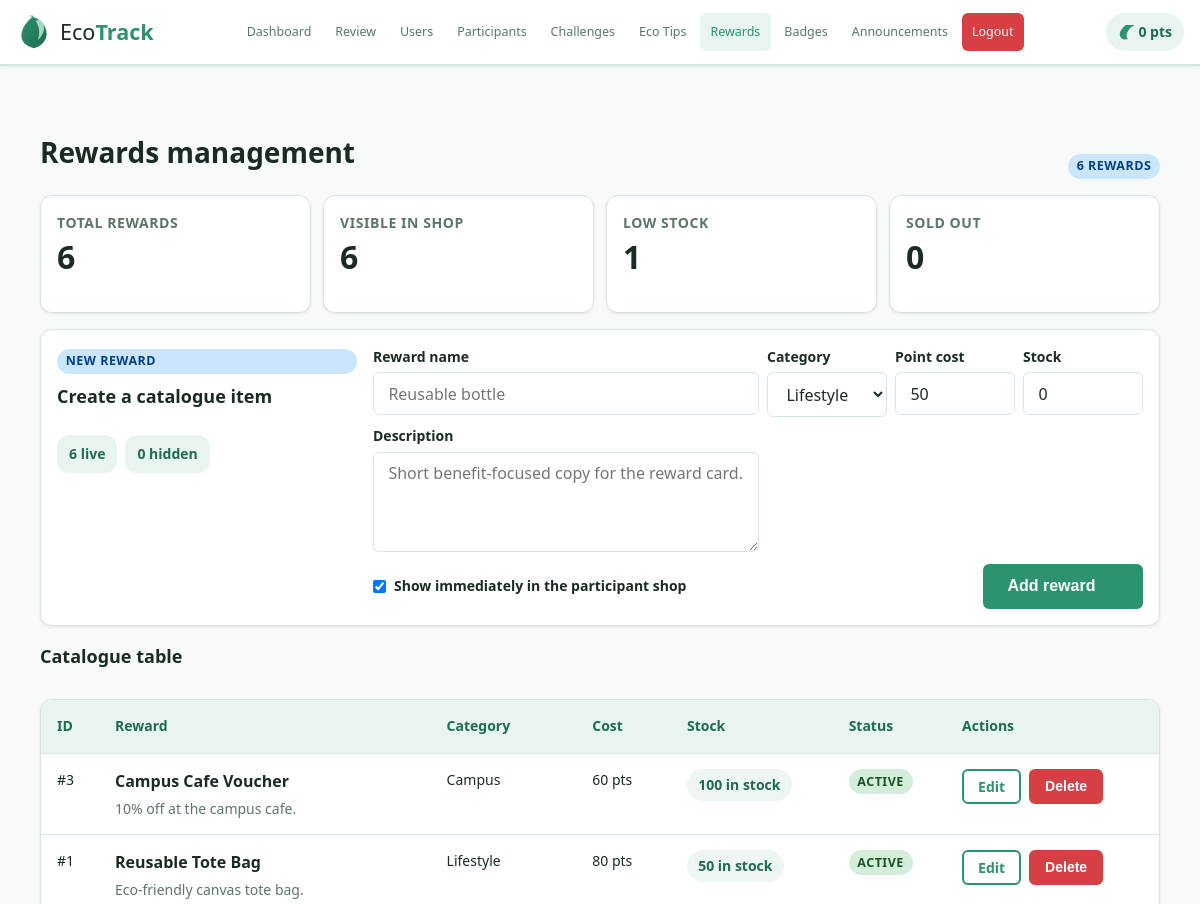
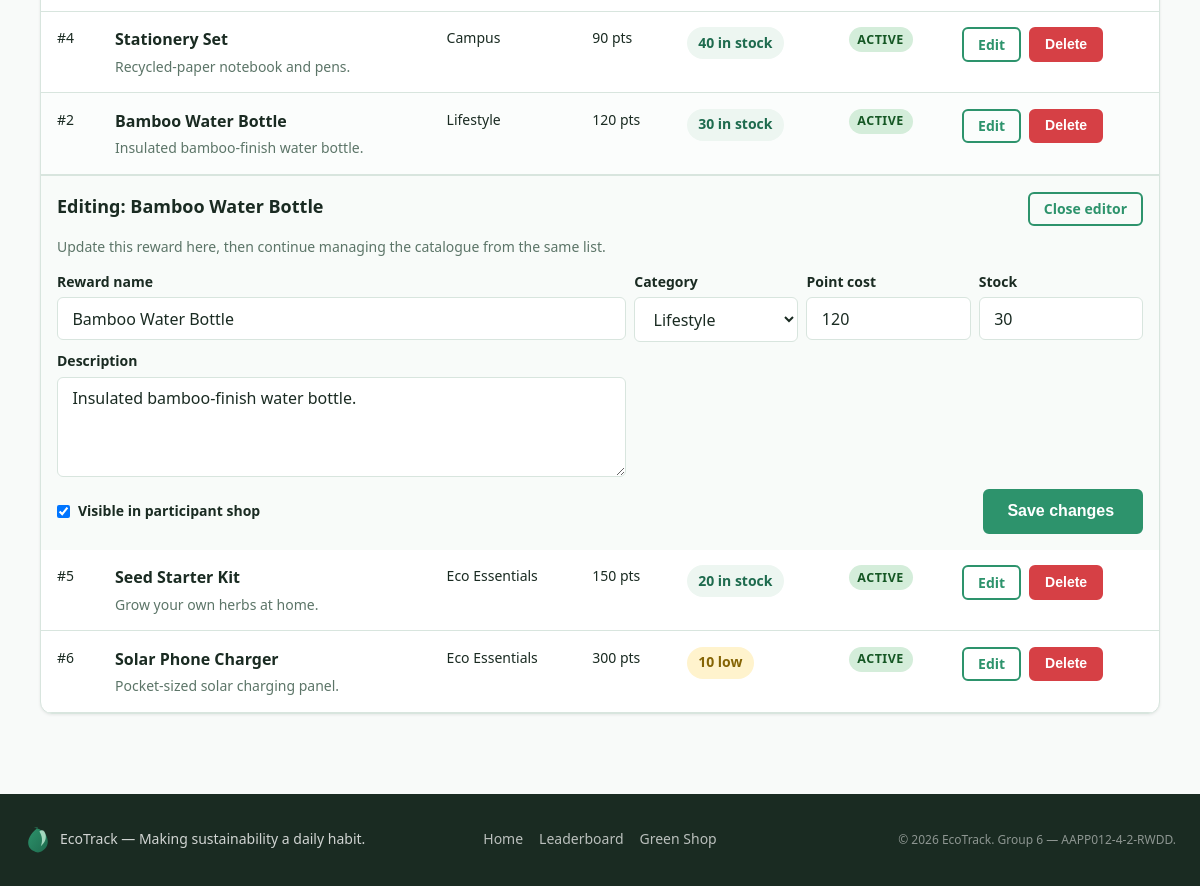
Page /admin/rewards_management.php?edit_reward=2 (signed in) on the committed database (2 pictures, top to bottom).
### tables this page shows
CREATE TABLE IF NOT EXISTS users (
  user_id INT AUTO_INCREMENT PRIMARY KEY,
  username VARCHAR(50) NOT NULL UNIQUE,
  email VARCHAR(100) NOT NULL UNIQUE,
  password VARCHAR(255) NOT NULL,
  role ENUM('participant','moderator','admin') NOT NULL DEFAULT 'participant',
  points INT NOT NULL DEFAULT 0,
  streak INT NOT NULL DEFAULT 0,
  last_checkin DATE DEFAULT NULL,
  avatar VARCHAR(255) DEFAULT NULL,
  created_at DATETIME DEFAULT CURRENT_TIMESTAMP
);

CREATE TABLE IF NOT EXISTS rewards (
  reward_id INT AUTO_INCREMENT PRIMARY KEY,
  name VARCHAR(150) NOT NULL,
  description TEXT,
  image VARCHAR(255) DEFAULT NULL,
  category ENUM('Lifestyle','Campus','Eco Essentials') DEFAULT 'Lifestyle',
  point_cost INT NOT NULL DEFAULT 50,
  stock INT NOT NULL DEFAULT 0,
  active TINYINT(1) DEFAULT 1,
  created_at DATETIME DEFAULT CURRENT_TIMESTAMP
);

### admin/rewards_management.php (the view, shortened to what the rows shown need)
<?php
require_once __DIR__ . '/../database/db.php';
require_once __DIR__ . '/../includes/functions.php';
$pdo = getPDO();
$rewardCategories = ['Lifestyle', 'Campus', 'Eco Essentials'];
$rewardForm = [
    'name' => '',
    'description' => '',
    'category' => 'Lifestyle',
    'point_cost' => '50',
    'stock' => '0',
    'active' => '1',
];
$list = $pdo->query('SELECT * FROM rewards ORDER BY active DESC, point_cost ASC, reward_id ASC')->fetchAll() ?: [];
$editingRewardId = max(0, (int)($_GET['edit_reward'] ?? 0));
$buildRewardsManagementUrl = static function (array $overrides = []) use ($editingRewardId): string {
    $params = [
        'edit_reward' => $editingRewardId,
    ];
    foreach ($overrides as $key => $value) {
        $params[$key] = $value;
    }
    if (($params['edit_reward'] ?? 0) <= 0) {
        unset($params['edit_reward']);
    }
    $query = http_build_query($params);
    return 'rewards_management.php' . ($query ? '?' . $query : '');
};
require_once __DIR__ . '/../layout/header.php';
?>
<div class="container page-shell reward-admin-shell">
  <div class="section-header reward-admin-header">
    <div>
      <h1 class="section-header__title">Rewards management</h1>
    </div>
  </div>
  <section class="card reward-admin-studio">
      <div class="reward-admin-studio-layout">
      <div class="reward-admin-panel__intro reward-admin-panel__intro--compact">
        <h2 class="card-title">Create a catalogue item</h2>
      </div>
      <form method="POST" class="reward-admin-form">
        <div class="reward-admin-form-grid">
          <div class="form-group reward-admin-form-group">
            <label for="create_point_cost">Point cost</label>
            <input type="number" id="create_point_cost" name="point_cost" min="1" value="<?= sanitise($rewardForm['point_cost']) ?>">
          </div>
        </div>
        <div class="reward-admin-form-actions">
          <label class="reward-admin-toggle">
            <input type="checkbox" name="active" value="1" <?= $rewardForm['active'] === '1' ? 'checked' : '' ?>>
            Show immediately in the participant shop
          </label>
        </div>
      </form>
    </div>
  </section>
  <section class="reward-admin-board">
    <div class="reward-admin-board__header">
      <div>
        <h2 class="card-title">Catalogue table</h2>
      </div>
    </div>
    <?php if (empty($list)): ?>
      <div class="card empty-state">
        <h2 class="card-title empty-state__title">No rewards yet</h2>
        <p class="empty-state__text">Add your first reward from the studio panel to start building the Green Shop catalogue.</p>
      </div>
    <?php else: ?>
      <div class="card reward-admin-table-card">
        <div class="table-wrap reward-admin-table-wrap">
          <table class="reward-admin-table">
            <thead>
              <tr>
                <th>ID</th>
                <th>Reward</th>
                <th>Category</th>
                <th>Cost</th>
                <th>Stock</th>
                <th>Status</th>
                <th>Actions</th>
              </tr>
            </thead>
            <tbody>
              <?php foreach ($list as $reward): ?>
                <?php
                $stockCount = (int)$reward['stock'];
                $isActive = !empty($reward['active']);
                $stockTone = $stockCount === 0 ? 'danger' : ($stockCount <= 10 ? 'warning' : 'ok');
                $stockLabel = $stockCount === 0 ? 'Sold out' : ($stockCount <= 10 ? $stockCount . ' low' : $stockCount . ' in stock');
                ?>
                <tr id="reward-<?= (int)$reward['reward_id'] ?>" class="reward-admin-table__row<?= $editingRewardId === (int)$reward['reward_id'] ? ' reward-admin-table__row--editing' : '' ?>">
                  <td class="reward-admin-table__cell reward-admin-table__cell--id" data-label="ID">#<?= (int)$reward['reward_id'] ?></td>
                  <td class="reward-admin-table__reward reward-admin-table__cell reward-admin-table__cell--reward" data-label="Reward">
                    <strong><?= sanitise($reward['name']) ?></strong>
                    <span><?= sanitise($reward['description'] ?: 'No description yet.') ?></span>
                  </td>
                  <td class="reward-admin-table__cell reward-admin-table__cell--category" data-label="Category"><?= sanitise($reward['category']) ?></td>
                  <td class="reward-admin-table__cell reward-admin-table__cell--cost" data-label="Cost"><?= (int)$reward['point_cost'] ?> pts</td>
                  <td class="reward-admin-table__cell reward-admin-table__cell--stock" data-label="Stock">
                    <span class="reward-admin-stock reward-admin-stock--<?= sanitise($stockTone) ?>">
                      <?= sanitise($stockLabel) ?>
                    </span>
                  </td>
                  <td class="reward-admin-table__cell reward-admin-table__cell--status" data-label="Status">
                    <span class="badge <?= $isActive ? 'badge-green' : 'badge-grey' ?>">
                      <?= $isActive ? 'active' : 'draft' ?>
                    </span>
                  </td>
                  <td class="reward-admin-table__cell reward-admin-table__cell--actions" data-label="Actions">
                    <div class="reward-admin-table__actions">
                      <a href="<?= sanitise($buildRewardsManagementUrl(['edit_reward' => (int)$reward['reward_id']])) ?>#reward-<?= (int)$reward['reward_id'] ?>" class="btn btn-outline btn-sm">
                        Edit
                      </a>
                      <form method="POST">
                        <button type="submit" class="btn btn-danger btn-sm" onclick="return confirm('Delete this reward?');">Delete</button>
                      </form>
                    </div>
                  </td>
                </tr>
                <?php if ($editingRewardId === (int)$reward['reward_id']): ?>
                  <tr class="reward-admin-edit-row">
                    <td class="reward-admin-edit-row__cell" colspan="7">
                      <section class="reward-admin-edit-panel">
                        <div class="reward-admin-edit-row__header">
                          <div>
                            <h3 class="card-title">Editing: <?= sanitise($reward['name']) ?></h3>
                            <p class="admin-card-copy">Update this reward here, then continue managing the catalogue from the same list.</p>
                          </div>
                          <a href="rewards_management.php#reward-<?= (int)$reward['reward_id'] ?>" class="btn btn-outline btn-sm">Close editor</a>
                        </div>
                        <form method="POST" class="reward-admin-form reward-admin-form--inline">
                          <div class="reward-admin-form-grid reward-admin-form-grid--table">
                            <div class="form-group reward-admin-form-group reward-admin-form-group--name">
                              <label for="edit_name_<?= (int)$reward['reward_id'] ?>">Reward name</label>
                              <input type="text" id="edit_name_<?= (int)$reward['reward_id'] ?>" name="name" maxlength="150" value="<?= sanitise($reward['name']) ?>" required>
                            </div>
                            <div class="form-group reward-admin-form-group">
                              <label for="edit_category_<?= (int)$reward['reward_id'] ?>">Category</label>
                              <select id="edit_category_<?= (int)$reward['reward_id'] ?>" name="category">
                                <?php foreach ($rewardCategories as $category): ?>
                                  <option value="<?= sanitise($category) ?>" <?= $reward['category'] === $category ? 'selected' : '' ?>><?= sanitise($category) ?></option>
                                <?php endforeach; ?>
                              </select>
                            </div>
                            <div class="form-group reward-admin-form-group">
                              <label for="edit_point_cost_<?= (int)$reward['reward_id'] ?>">Point cost</label>
                              <input type="number" id="edit_point_cost_<?= (int)$reward['reward_id'] ?>" name="point_cost" min="1" value="<?= (int)$reward['point_cost'] ?>">
                            </div>
                            <div class="form-group reward-admin-form-group">
                              <label for="edit_stock_<?= (int)$reward['reward_id'] ?>">Stock</label>
                              <input type="number" id="edit_stock_<?= (int)$reward['reward_id'] ?>" name="stock" min="0" value="<?= (int)$reward['stock'] ?>">
                            </div>
                            <div class="form-group reward-admin-form-group reward-admin-form-group--description">
                              <label for="edit_description_<?= (int)$reward['reward_id'] ?>">Description</label>
                              <textarea id="edit_description_<?= (int)$reward['reward_id'] ?>" name="description" rows="3"><?= sanitise($reward['description'] ?? '') ?></textarea>
                            </div>
                          </div>
                          <div class="reward-admin-form-actions">
                            <label class="reward-admin-toggle">
                              <input type="checkbox" name="active" value="1" <?= !empty($reward['active']) ? 'checked' : '' ?>>
                              Visible in participant shop
                            </label>
                            <button type="submit" class="btn btn-primary">Save changes</button>
                          </div>
                        </form>
                      </section>
                    </td>
                  </tr>
                <?php endif; ?>
              <?php endforeach; ?>
            </tbody>
          </table>
        </div>
      </div>
    <?php endif; ?>
  </section>
</div>
<?php require_once __DIR__ . '/../layout/footer.php'; ?>

### layout/header.php (shortened to what the rows shown need)
<!DOCTYPE html>
<html lang="en">
<head>
  <link rel="stylesheet" href="<?= BASE_URL ?>/assets/css/style.css">
</head>
<body>
<header class="navbar" role="banner">
  <div class="nav-container">
    <?php if (isset($_SESSION['user_id'])): ?>
      <?php
        $u = getPDO()->prepare('SELECT points FROM users WHERE user_id = ?');
        $u->execute([$_SESSION['user_id']]);
        $pts = (int)($u->fetchColumn() ?: 0);
      ?>
      <div class="nav-points" aria-label="Your points balance">
        <img src="<?= BASE_URL ?>/assets/img/icon_leaf.svg" alt="" width="16" height="16">
        <span id="navPointsBadge"><?= $pts ?> pts</span>
      </div>
    <?php endif; ?>
  </div>
</header>
<main id="mainContent">

### rows in the picture
users: points "0"
rewards: point_cost "50", active "☑", reward_id "1", name "Reusable Tote Bag", description "Eco-friendly canvas tote bag.", category "Lifestyle", point_cost "80", stock "50 in stock", shows "ACTIVE"
rewards: reward_id "3", name "Campus Cafe Voucher", description "10% off at the campus cafe.", category "Campus", point_cost "60", stock "100 in stock", active "ACTIVE"
rewards: reward_id "4", name "Stationery Set", description "Recycled-paper notebook and pens.", category "Campus", point_cost "90", stock "40 in stock", active "ACTIVE"
rewards: reward_id "2", name "Bamboo Water Bottle", description "Insulated bamboo-finish water bottle.", category "Lifestyle", point_cost "120", stock "30 in stock", shows "ACTIVE", stock "30", active "☑"
rewards: reward_id "5", name "Seed Starter Kit", description "Grow your own herbs at home.", category "Eco Essentials", point_cost "150", stock "20 in stock", active "ACTIVE"
rewards: reward_id "6", name "Solar Phone Charger", description "Pocket-sized solar charging panel.", category "Eco Essentials", point_cost "300", stock "10 low", active "ACTIVE"

### other values in the picture
$rewardCount "6"
$activeCount "6"
$lowStockCount "1"
$outOfStockCount "0"
$hiddenCount "0"
form field category "Lifestyle"
